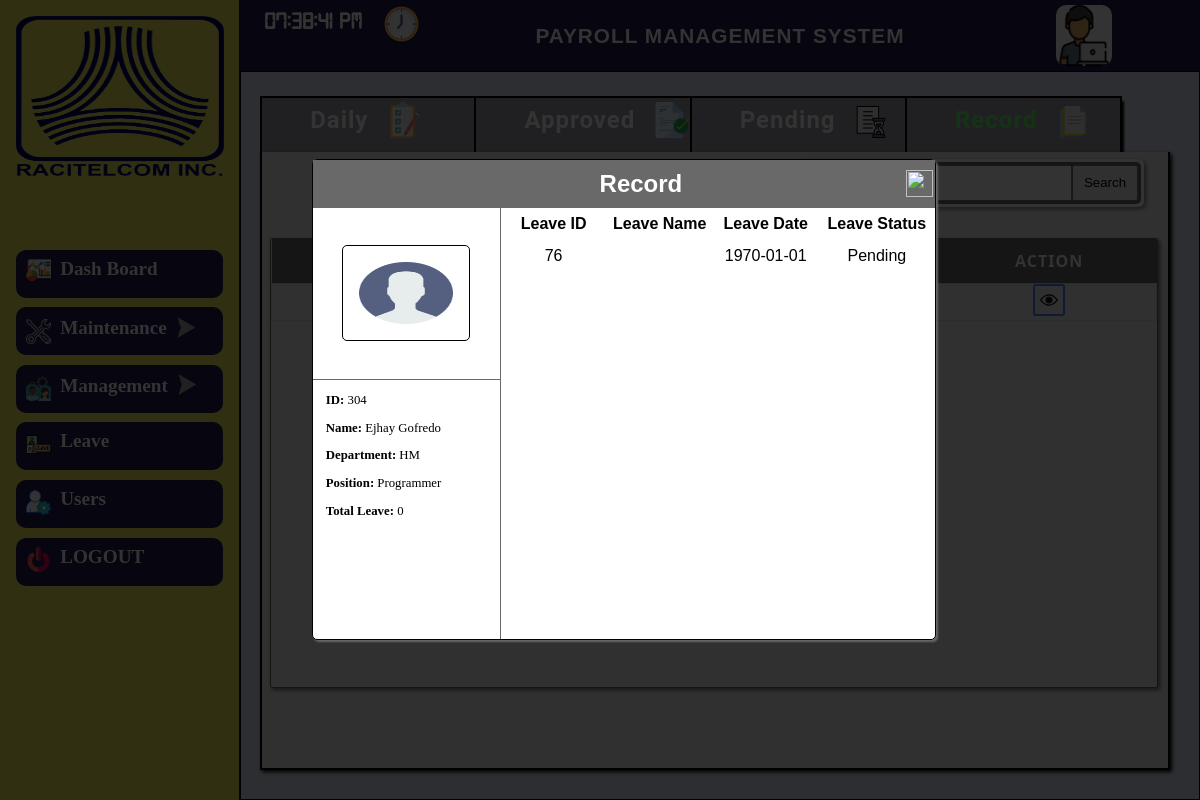
The page /admin-side/management/record_view_layout.php?id=304 on the database its author committed.
### tables this page shows
CREATE TABLE `tbl_company_information` (
  `ID` int(11) NOT NULL,
  `LOGO` varchar(200) NOT NULL,
  `System_Name` varchar(30) NOT NULL,
  `Company_Name` varchar(30) NOT NULL,
  `State` varchar(20) NOT NULL,
  `City` varchar(20) NOT NULL,
  `Zipcode` varchar(10) NOT NULL,
  `Street` varchar(20) NOT NULL,
  `Building_Number` varchar(10) NOT NULL
);

CREATE TABLE `tbl_employees_information` (
  `Employees_ID` int(11) NOT NULL,
  `Employee_Image` varchar(255) NOT NULL,
  `Hire_Date` date NOT NULL,
  `Daily_Rate` int(11) NOT NULL,
  `Schedule_ID` int(11) NOT NULL,
  `Position_ID` int(11) NOT NULL,
  `Department_ID` int(11) NOT NULL,
  `Employee_Types` varchar(20) NOT NULL
);

CREATE TABLE `tbl_file_leave` (
  `Leave_ID` int(11) NOT NULL,
  `Employees_ID` int(11) NOT NULL,
  `Leave_Types` varchar(255) NOT NULL,
  `Leave_Messages` varchar(255) NOT NULL,
  `Leave_Date` date NOT NULL,
  `Leave_Count` int(1) NOT NULL DEFAULT 0,
  `Leave_Status` varchar(10) NOT NULL
);

CREATE TABLE `tbl_personal_information` (
  `Personal_ID` int(11) NOT NULL,
  `Employees_ID` int(11) NOT NULL,
  `Last_Name` varchar(255) NOT NULL,
  `First_Name` varchar(255) NOT NULL,
  `Middle_Name` varchar(255) NOT NULL,
  `Birth_Date` date NOT NULL,
  `Email` varchar(255) NOT NULL,
  `Contact_Number` varchar(111) NOT NULL,
  `Zip_Code` varchar(255) NOT NULL,
  `Province` varchar(255) NOT NULL,
  `City` varchar(255) NOT NULL,
  `Street` varchar(255) NOT NULL,
  `Suffix` varchar(255) NOT NULL,
  `Status` varchar(255) NOT NULL,
  `Gender` varchar(255) NOT NULL
);

### admin-side/admin-layout/top_nav_read.php (called while the page is built, shortened)
<?php
      include "../../connection/connection.php";
       $select_title = "SELECT * FROM tbl_company_information order by ID desc ";
       $query_title =mysqli_query($conn,$select_title);
       $res_title = mysqli_fetch_assoc($query_title);
 ?>

### admin-side/management/leave_read.php (called while the page is built, shortened)
<?php
include "../../connection/connection.php";
	if(isset($_GET['id'])){
	$id = $_GET['id'];
 }
	$record = "SELECT * FROM tbl_employees_information INNER JOIN
	tbl_personal_information ON tbl_employees_information.Employees_ID =
	tbl_personal_information.Employees_ID INNER JOIN tbl_file_leave ON tbl_personal_information.Employees_ID = tbl_file_leave.Employees_ID GROUP BY tbl_file_leave.Employees_ID ";
 	$query_record = mysqli_query($conn,$record);
 	$res_query_record=mysqli_fetch_assoc($query_record);
 	if(isset($_GET['id']))
 	{
 	$count_leave = "SELECT Employees_ID,sum(Leave_Count) as total_leave FROM tbl_file_leave WHERE Employees_ID = $id AND Leave_Status = 'Accepted'";
 	$query_count = mysqli_query($conn,$count_leave);
 	$fetch_leave = mysqli_fetch_assoc($query_count);
 	if($fetch_leave['total_leave'] == 0){
 		$total_leave = 0;
 	}else{
 		$total_leave = $fetch_leave['total_leave'];
 	}
 	$sql = "SELECT * FROM(SELECT Employees_ID,Employee_Image,@dept_id:= Department_ID AS Department_ID,(SELECT `Department_Name` FROM tbl_department WHERE `Department_ID` = @dept_id ) as Job_Department, @pos_id:= Position_ID AS Position_ID ,(SELECT `Position_Name` FROM tbl_position WHERE Position_ID = @pos_id) as Position FROM tbl_employees_information where Employees_ID = '$id') tbl_employees_information
	JOIN (SELECT Employees_ID, First_Name, Last_Name from tbl_personal_information where Employees_ID = '$id') tbl_personal_information ON tbl_employees_information.Employees_ID = tbl_personal_information.Employees_ID
			INNER JOIN (SELECT Employees_ID , Leave_ID , Leave_Types , Leave_Date ,Leave_Status from tbl_file_leave Where Employees_ID = '$id' ) tbl_file_leave ON tbl_personal_information.Employees_ID = tbl_file_leave.Employees_ID";
 	$query_leave_record = mysqli_query($conn,$sql);
 	$res_query_leave_record=mysqli_fetch_assoc($query_leave_record);
	}
?>

### admin-side/management/record_view.php (the view, shortened to what this page needs)
<!DOCTYPE html>
<html>
<head>
	<link rel="stylesheet" type="text/css" href="leave.css">
</head>
<body>
	<div class="background">
		<div class="div-background">
			<div class="home-content">
				<div class="box-payroll">
					<div class="payroll-nav-bar">
						<ul class="active" >
						<li ><a href="leave_layout.php"  >Daily</a> <img src="../../icons/checklist.png" id="img_salary" > </li>
							<li ><a href="approved_leave_layout.php" >Approved</a> <img src="../../icons/ready.png" id="img_salary" > </li>
							<li><a href="pending_leave_layout.php">Pending</a><img id="img_history" src="../../icons/waiting-list.png">  </li>
							<li><a href="leave_record_layout.php" style="color:#66ff66;"  >Record</a><img id="img_history" src="../../icons/documents.svg">  </li>
						</ul>
					</div>
					<div class="salary">
						<div class="salary-header">
							<div class="salary-header-left">
							</div>
							<div class="salary-header-right">
								<div class="container">
								<form method="POST" action="schedule.php" class="form">
									<div class="containter-search">
										<div class="containter-input-search">
										<input type="text" name="" class="input" placeholder="Type text:">
										<input type="submit" name=""  value="Search" class="search">
										</div>
									</div>
								</form>
								</div>
							</div>
						</div>
						<div class="salary-body" style="height: 450px;">
							<table class="payroll-table">
								<thead>
									<tr>
										<th>Employee ID</th>
										<th>Employee Image</th>
										<th>Employee Name</th>
										<th>Action</th>
									</tr>
								</thead>
								<tbody>
									<?php do{ ?>
									<tr>
										<td><?php  echo $res_query_record['Employees_ID']; ?></td>
										<td><img width="30" height="30" src="../../side-bar/employees/<?php echo $res_query_record['Employee_Image']; ?>"></td>
										<td><?php echo $res_query_record['First_Name']; ?> <?php echo $res_query_record['Last_Name']; ?></td>
										<td><a href="record_view.php?id=<?php  echo $res_query_record['Employees_ID'];  ?>" ><img id="view-icon" src="../../icons/view-action.svg"></a></td>
									</tr>
								</tbody>
								<?php }while($res_query_record=$query_record->fetch_assoc()); ?>
							</table>
						</div>
						<div class="salary-lower">
							<div class="salary-lower-left">
							</div>
							<div class="salary-lower-right">
								<div class="right-1">
								</div>
								<div class="right-2">
								</div>
							</div>
						</div>
					</div>
				</div>
			</div>
			<div class="container-view-leave">
				<div class="box-record-leave">
					<div class="div-head-record">
						<label>Record</label>
						<a href="leave_record_layout.php"><img id="close" src="../../icons/close.svg" ></a>
					</div>
					<div class="div-view-record">
						<form>
							<div class="left">
								<div class="img-record-leave">
									<img src="../../icons/user1.png">
								</div>
								<div class="profile-record-leave">
									<p>ID: <span><?php echo $res_query_leave_record['Employees_ID']; ?></span></p>
									<p>Name: <span><?php echo $res_query_leave_record['First_Name'] . " " . $res_query_leave_record['Last_Name']; ?></span></p>
									<p>Department: <span><?php echo $res_query_leave_record['Job_Department']; ?></span></p>
									<p>Position: <span><?php echo $res_query_leave_record['Position']; ?></span></p>
									<p>Total Leave: <span><?php echo $total_leave; ?></span></p>
								</div>
							</div>
							<div class="right">
								<table>
									<tr>
										<th>Leave ID</th>
										<th>Leave Name</th>
										<th>Leave Date</th>
										<th>Leave Status</th>
									</tr>
									<?php do{ if(isset($res_query_leave_record['Leave_ID'])){ ?>
									<tr>
										<td><?php echo $res_query_leave_record['Leave_ID']; ?></td>
										<td><?php echo $res_query_leave_record['Leave_Types']; ?></td>
										<td><?php echo $res_query_leave_record['Leave_Date']; ?></td>
										<td><?php echo $res_query_leave_record['Leave_Status']; ?></td>
									</tr>
								<?php } }while($res_query_leave_record=$query_leave_record->fetch_assoc()); ?>
								</table>
							</div>
						</form>
					</div>
				</div>
			</div>
		</div>
	</div>
</body>
</html>

### admin-side/admin-layout/top_nav.php (shortened to what this page needs)
<?php include"top_nav_read.php"; ?>
<!DOCTYPE html>
<html>
<head>
    <link rel="stylesheet" type="text/css" href="top_nav.css">
</head>
<body>
    <div class="top_div">
       <div class="clock">
           <p id="clock"></p><img src="../../icons/clock.png">
       </div>
       <div class="title1">
           <p><?php echo $res_title['System_Name']; ?></p>
       </div>
       <div class="user">
            <p><img src="../../icons/programmer.png"></p>
            <div class="type">
            </div>
       </div>
    </div>
</body>
</html>

### admin-side/settings/settings_layout.css (style rules this page uses)
* { padding: 0; margin: 0; box-sizing: border-box; }
html,body { position: relative; height: 100%; widows: 100%; }
.container { position: relative; height: 100%; widows: 100%; display: flex; flex-direction: row; overflow-y: hidden; }

### admin-side/admin-layout/top_side_bar.css (style rules this page uses)
* { padding: 0; margin: 0; box-sizing: border-box; }
html,body { position: relative; height: 100%; width: 100%; }

### admin-side/admin-layout/top_nav.css (style rules this page uses)
* { padding: 0; margin: 0; box-sizing: border-box; }
html,body { position: relative ; height: 100%; width: 100%; }
.top_div { position: relative; display: flex; flex-direction: row; height: 100%; width: 100%; background-color:#251749; }
.top_div .clock { position: relative; width: 25%; height: 100%; display: flex; flex-direction: row; }
.clock p { position: relative; height: 100%; width: 6em; font-size: 1.5em; color: white; font-weight: 600; padding-left: 1em; padding-top:.5em ; font-family: realtime-clock; }
.clock img { position: relative; height: 2.2em; width: 2.2em; top:.2em ; margin-top:.2em ; }
.top_div .title1 { position: relative; width: 50%; height: 100%; display: flex; justify-content: center; align-items: center; }
.title1 p { position: relative; font-size: 1.3em; text-transform: uppercase; letter-spacing: 1px; font-weight: 600; color: white; }
.top_div .user { position: relative; width: 25%; height: 100%; display: flex; flex-direction: row; }
.user img { position: relative; height: 85%; width: 3.5em; top: 5px; border-radius: 10px; margin-left: 6em; background: white; }
.user .type { position: relative; display: flex; flex-direction: column; }

### admin-side/management/record_view.php (style rules this page uses)
.payroll-nav-bar ul li:nth-child(1) { border-left: solid 2PX black; }

### rows shown on the page
tbl_company_information: System_Name "PAYROLL MANAGEMENT SYSTEM"
tbl_employees_information: tbl_file_leave.Employees_ID "304", tbl_personal_information.First_Name "Ejhay", tbl_personal_information.Last_Name "Gofredo", tbl_file_leave.Leave_ID "76", tbl_file_leave.Leave_Date "1970-01-01", tbl_file_leave.Leave_Status "Pending"

### other values the page prints
$res_query_leave_record['Job_Department'] "HM"
$res_query_leave_record['Position'] "Programmer"
$total_leave "0"
